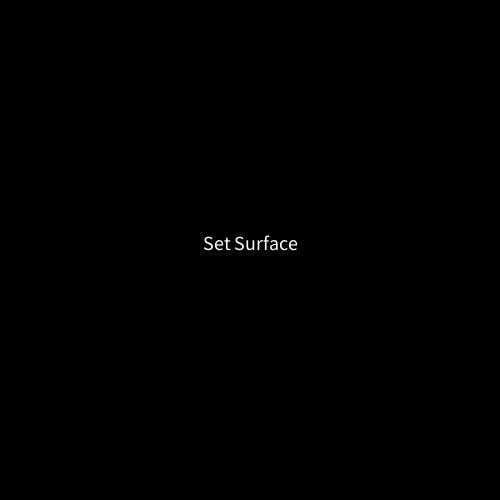
Frame 1 (no input)
Frame 60 (the mouse pressed at the canvas centre just before this capture): identical to frame 1, image omitted
Frame 120 (the mouse held since frame 60 and released just before this capture): identical to frame 1, image omitted

The Processing sketch that drew this single still picture (run headless with seeded random() and noise(); from frame 60 on, the mouse is pressed at the canvas centre):

// Processing sketch: Functions
// ── Functions.pde
//define and declare vectors of points of surface line
PVector p1 = new PVector(-100, -100);
PVector p2 = new PVector(-100, -100);

//define and declare vectors for position, velocity, and acceleration
PVector pos = new PVector(0, 0);
PVector vel = new PVector(0, 0);
PVector acc = new PVector(0, 0);

//define and declare booleans for whether the surface is defined or not and whether the object is on the ramp or not
boolean surface = false;
boolean onRamp = true;

//define and declare speed of replay and initial stroke color
float time = 0.01;
float str = 255;

//define and declare mass (kg), density (kg/m^3), diameter (based on the mass and density based on the volume of a sphere, m), gravitational acceleration (m/s^2), and work (J)
float m = 10000000;
float dens = 3000;
float diam = 2*pow(3*m/(4*dens*PI),0.333333333333333);
float g = 9.8;
float w = 0;

//define and declare the coefficients of restitution and kinetic friction and the kinetic friction force
float coRest = 0.9;
float coKFric = 0.05;
float kFric = 0;

void setup() {
  //set size, fill color, stroke weight, and text alignment
  size(500, 500);
  fill(255);
  strokeWeight(1);
  textAlign(CENTER);
}

//define function y to return y coordinate of a line including points (x1,y1) and (x2, y2) where x runs right and y runs down
float y(float x1, float y1, float x2, float y2, float xPos) {
  return y1+(y2-y1)/(x2-x1)*(xPos-x1);
}

//define function angle to return the angle that the line including points (x1,y1) and (x2,y2) deviates from the horizontal
float angle(float x1, float y1, float x2, float y2) {
  return atan((y2-y1)/(x2-x1));
}

//define function for work
float work(float kinetic_friction, float xPos, float yPos, float xPos0, float yPos0) {
  return -kinetic_friction*dist(xPos0,yPos0,xPos,yPos);
}

void mouseClicked() {
  //define 2 points of the line of a surface if not defined
  if (surface == false) {
    if (p1.x == -100) {
      p1.set(mouseX, mouseY);
    } else {
      if (mouseX != p1.x) {
        p2.set(mouseX, mouseY);
        pos.set(width/2, y(p1.x, p1.y, p2.x, p2.y, width/2));
        surface = true;

        //create a velocity based on the acceleration to make sure vel.x/abs(vel.x) is not undefined
        acc.set(g*time*sin(angle(p1.x,p1.y,p2.x,p2.y))*cos(angle(p1.x,p1.y,p2.x,p2.y)),g*time*sq(sin(angle(p1.x,p1.y,p2.x,p2.y))));
        vel.add(acc);
      }
    }
  }
}

void keyPressed() {
  //redefine surface, ramp, points, stroke color, and velocity if backspace is pressed
  if (key == BACKSPACE) {
    surface = false;
    onRamp = true;
    str = 255;
    p1.set(-100, -100);
    p2.set(-100, -100);
    vel.set(0,0);
  }
}

void draw() {
  //set background to 0
  background(0);

  if (surface == false) {
    //write "Set Surface" in the center
    textSize(20);
    text("Set Surface", width/2, height/2);
    stroke(255);

    //indicate point1 with line
    if (p1.x != -100 && p2.x == -100) {
      line(0, p1.y, width, p1.y);
    }
  } else {
    //write instructions to redraw the surface
    textSize(10);
    text("Press BACKSPACE to redraw surface", width-100, 10);

    if (onRamp == true) {
      //set the stroke to white if the object is on the ramp
      stroke(255);
    } else {
      //fade the ramp
      stroke(str);
      str -= 3;
    }
    
    //draw the ramp
    line(0, y(p1.x, p1.y, p2.x, p2.y, 0), width, y(p1.x, p1.y, p2.x, p2.y, width));
    
    //draw the ball
    stroke(255);
    ellipse(pos.x+diam*sin(angle(p1.x,p1.y,p2.x,p2.y))/2, pos.y-diam*cos(angle(p1.x,p1.y,p2.x,p2.y))/2, diam, diam);

    if (onRamp == true) {
      //if the object is still on the ramp, bounce the object off the wall along the ramp
      if (pos.x+diam*sin(angle(p1.x,p1.y,p2.x,p2.y))/2+diam/2 >= width || pos.x+diam*sin(angle(p1.x,p1.y,p2.x,p2.y))/2-diam/2 <= 0 && onRamp == true) {
        pos.sub(vel);
        vel.mult(-coRest);
      }
      
      //set the acceleration based on gravity and the net force equation (normal force, gravity, and friction)
      acc.set(g*time*sin(angle(p1.x,p1.y,p2.x,p2.y))*cos(angle(p1.x,p1.y,p2.x,p2.y))-vel.x*coKFric*time*g*sq(cos(angle(p1.x,p1.y,p2.x,p2.y)))/abs(vel.x),g*time*sq(sin(angle(p1.x,p1.y,p2.x,p2.y)))-vel.y*coKFric*time*g*cos(angle(p1.x,p1.y,p2.x,p2.y))*sin(angle(p1.x,p1.y,p2.x,p2.y))/abs(vel.y));

      //bounce ball off the ground
      if (pos.y-diam*cos(angle(p1.x,p1.y,p2.x,p2.y))/2+diam/2 >= height) {
        pos.sub(vel);
        vel.y *= -coRest;

        //set the ball as off the ramp
        onRamp = false;

        //set the acceleration as friction in the x direction and g in the y direction
        acc.set(-coKFric*g*time*vel.x/abs(vel.x),g*time);
      }
    } else {
      //bounce ball off the wall when the ball is not against the ramp
      if (pos.x+diam*sin(angle(p1.x,p1.y,p2.x,p2.y))/2+diam/2 >= width || pos.x+diam*sin(angle(p1.x,p1.y,p2.x,p2.y))/2-diam/2 <= 0) {
        pos.sub(vel);
        vel.x *= -coRest;
      }
      //bounce ball off the ground
      if (pos.y-diam*cos(angle(p1.x,p1.y,p2.x,p2.y))/2+diam/2 >= height) {
        pos.sub(vel);
        vel.y *= -coRest;

        //set the acceleration as friction in the x direction and g in the y direction
        acc.set(-coKFric*g*time*vel.x/abs(vel.x),g*time);
      } else {
        //set the g in the y direction
        acc.set(0,g*time);
      }
    }

    //add acceleration to velocity, add velocity to position
    vel.add(acc);
    pos.add(vel);
    
    //add work done by kinetic friction if the object moves a significance distance
    if (onRamp == true) {
      kFric = m*coKFric*g*cos(angle(p1.x,p1.y,p2.x,p2.y));
      if (abs(dist(pos.x-vel.x,pos.y-vel.y,pos.x,pos.y)) >= 1) {
        w += work(kFric,pos.x,pos.y,pos.x-vel.x,pos.y-vel.y);
      }
    } else if (pos.y-diam*cos(angle(p1.x,p1.y,p2.x,p2.y))/2+diam/2 >= height) {
      kFric = m*coKFric*g;
      if (abs(dist(pos.x-vel.x,pos.y-vel.y,pos.x,pos.y)) >= 1) {
        w += work(kFric,pos.x,pos.y,pos.x-vel.x,pos.y-vel.y);
      }
    }
  }
  
  //print work
  println("Work by Kinetic Friction: " + round(w/1000000) + " MJ,     " + round(w/1000) + " kJ,     " + round(w) + " J");
}
